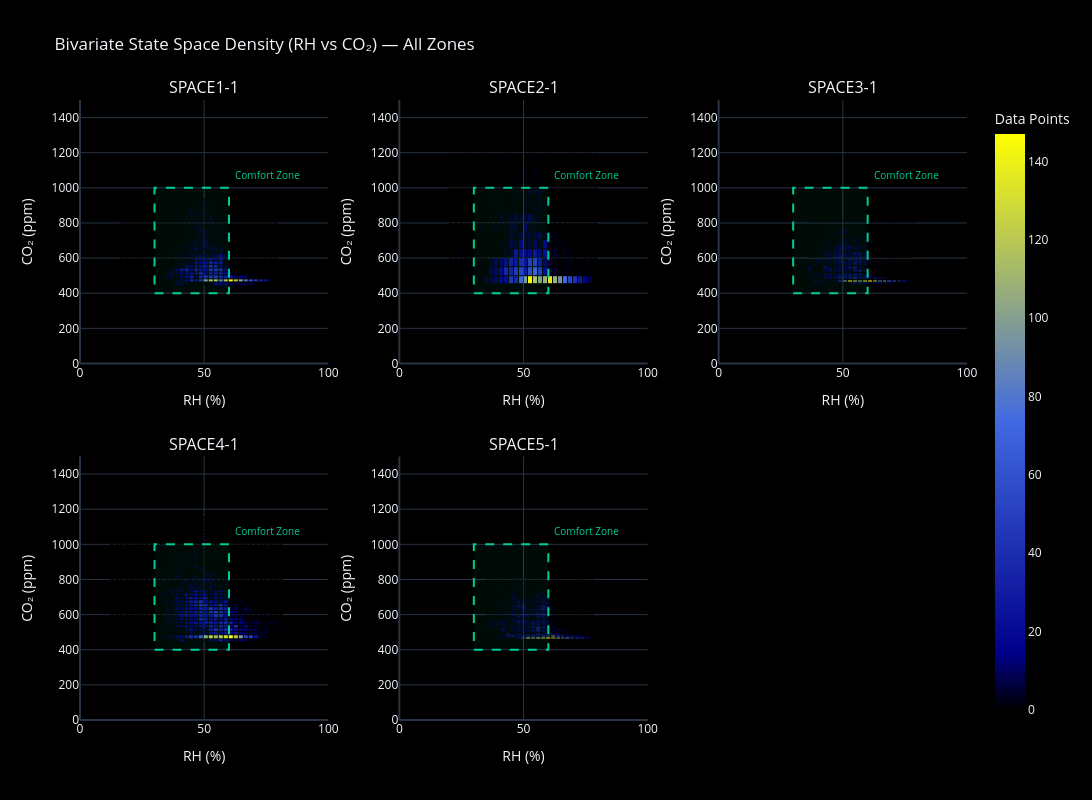

Notebook code cell kept with this figure:
### Code cell
import plotly.graph_objects as go
from plotly.subplots import make_subplots
import math

ZONES = ['SPACE1-1', 'SPACE2-1', 'SPACE3-1', 'SPACE4-1', 'SPACE5-1']

# 1. Setup the Subplot Grid
cols = 3
rows = math.ceil(len(ZONES) / cols)

fig = make_subplots(
    rows=rows, 
    cols=cols, 
    subplot_titles=[f'{zone}' for zone in ZONES],
    horizontal_spacing=0.08,
    vertical_spacing=0.15
)

# Custom colorscale
custom_colorscale = [
    [0.0, "black"],
    [0.1, "darkblue"],
    [0.5, "royalblue"],
    [1.0, "yellow"]
]

# 2. Loop through all zones
for i, zone in enumerate(ZONES):
    row = (i // cols) + 1
    col = (i % cols) + 1
    
    # Extract the data (ensure your DataFrame 'df' is loaded)
    x_data = df[f'{zone}_RH_pct'].dropna()
    y_data = df[f'{zone}_CO2_ppm'].dropna()

    # Add the 2D Histogram (Heatmap)
    fig.add_trace(go.Histogram2d(
        x=x_data,
        y=y_data,
        colorscale=custom_colorscale,
        showscale=(i == 0), 
        colorbar=dict(title='Data Points', x=1.02) if i == 0 else None,
        nbinsx=40,  
        nbinsy=40,
        zauto=True,
        xgap=1, # <--- Set to 1 for ALL zones to get the square grid look
        ygap=1  # <--- Set to 1 for ALL zones to get the square grid look
    ), row=row, col=col)

    # Draw the Comfort Zone Rectangle
    fig.add_shape(
        type="rect",
        x0=30, x1=60,
        y0=400, y1=1000,
        line=dict(color="#00CC96", width=2, dash='dash'),
        fillcolor="rgba(0, 204, 150, 0.05)",
        layer="above",
        row=row, col=col
    )

    # Add an annotation label for the comfort zone
    fig.add_annotation(
        x=60, 
        y=1000,
        text="Comfort Zone",
        showarrow=False,
        font=dict(color="#00CC96", size=10),
        xanchor="left",
        yanchor="bottom",
        xshift=4,
        yshift=4,
        row=row, col=col
    )

    # Hardcode Axes limits for consistency
    fig.update_xaxes(title_text='RH (%)', range=[0, 100], row=row, col=col)
    fig.update_yaxes(title_text='CO₂ (ppm)', range=[0, 1500], row=row, col=col)

# 3. Update Global Layout and Styling
fig.update_layout(
    title='Bivariate State Space Density (RH vs CO₂) — All Zones',
    template='plotly_dark',
    height=800,  
    width=1300,  
    plot_bgcolor='black', 
    paper_bgcolor='black'
)

fig.show()

### Figure 1 — Plotly figure (JSON) as saved in the notebook; plotly's stock layout.template omitted (floating-point values rounded to 4 significant figures; data arrays with more than 128 entries replaced by an {"elided": "..."} marker saying what was removed)
{"data": [{"colorbar": {"title": {"text": "Data Points"}, "x": 1.02}, "colorscale": [[0, "black"], [0.1, "darkblue"], [0.5, "royalblue"], [1, "yellow"]], "nbinsx": 40, "nbinsy": 40, "showscale": true, "type": "histogram2d", "x": {"elided": "2880 float values"}, "xaxis": "x", "xgap": 1, "y": {"elided": "2880 float values"}, "yaxis": "y", "ygap": 1, "zauto": true}, {"colorscale": [[0, "black"], [0.1, "darkblue"], [0.5, "royalblue"], [1, "yellow"]], "nbinsx": 40, "nbinsy": 40, "showscale": false, "type": "histogram2d", "x": {"elided": "2880 float values"}, "xaxis": "x2", "xgap": 1, "y": {"elided": "2880 float values"}, "yaxis": "y2", "ygap": 1, "zauto": true}, {"colorscale": [[0, "black"], [0.1, "darkblue"], [0.5, "royalblue"], [1, "yellow"]], "nbinsx": 40, "nbinsy": 40, "showscale": false, "type": "histogram2d", "x": {"elided": "2880 float values"}, "xaxis": "x3", "xgap": 1, "y": {"elided": "2880 float values"}, "yaxis": "y3", "ygap": 1, "zauto": true}, {"colorscale": [[0, "black"], [0.1, "darkblue"], [0.5, "royalblue"], [1, "yellow"]], "nbinsx": 40, "nbinsy": 40, "showscale": false, "type": "histogram2d", "x": {"elided": "2880 float values"}, "xaxis": "x4", "xgap": 1, "y": {"elided": "2880 float values"}, "yaxis": "y4", "ygap": 1, "zauto": true}, {"colorscale": [[0, "black"], [0.1, "darkblue"], [0.5, "royalblue"], [1, "yellow"]], "nbinsx": 40, "nbinsy": 40, "showscale": false, "type": "histogram2d", "x": {"elided": "2880 float values"}, "xaxis": "x5", "xgap": 1, "y": {"elided": "2880 float values"}, "yaxis": "y5", "ygap": 1, "zauto": true}], "layout": {"annotations": [{"font": {"size": 16}, "showarrow": false, "text": "SPACE1-1", "x": 0.14, "xanchor": "center", "xref": "paper", "y": 1, "yanchor": "bottom", "yref": "paper"}, {"font": {"size": 16}, "showarrow": false, "text": "SPACE2-1", "x": 0.5, "xanchor": "center", "xref": "paper", "y": 1, "yanchor": "bottom", "yref": "paper"}, {"font": {"size": 16}, "showarrow": false, "text": "SPACE3-1", "x": 0.86, "xanchor": "center", "xref": "paper", "y": 1, "yanchor": "bottom", "yref": "paper"}, {"font": {"size": 16}, "showarrow": false, "text": "SPACE4-1", "x": 0.14, "xanchor": "center", "xref": "paper", "y": 0.425, "yanchor": "bottom", "yref": "paper"}, {"font": {"size": 16}, "showarrow": false, "text": "SPACE5-1", "x": 0.5, "xanchor": "center", "xref": "paper", "y": 0.425, "yanchor": "bottom", "yref": "paper"}, {"font": {"color": "#00CC96", "size": 10}, "showarrow": false, "text": "Comfort Zone", "x": 60, "xanchor": "left", "xref": "x", "xshift": 4, "y": 1000, "yanchor": "bottom", "yref": "y", "yshift": 4}, {"font": {"color": "#00CC96", "size": 10}, "showarrow": false, "text": "Comfort Zone", "x": 60, "xanchor": "left", "xref": "x2", "xshift": 4, "y": 1000, "yanchor": "bottom", "yref": "y2", "yshift": 4}, {"font": {"color": "#00CC96", "size": 10}, "showarrow": false, "text": "Comfort Zone", "x": 60, "xanchor": "left", "xref": "x3", "xshift": 4, "y": 1000, "yanchor": "bottom", "yref": "y3", "yshift": 4}, {"font": {"color": "#00CC96", "size": 10}, "showarrow": false, "text": "Comfort Zone", "x": 60, "xanchor": "left", "xref": "x4", "xshift": 4, "y": 1000, "yanchor": "bottom", "yref": "y4", "yshift": 4}, {"font": {"color": "#00CC96", "size": 10}, "showarrow": false, "text": "Comfort Zone", "x": 60, "xanchor": "left", "xref": "x5", "xshift": 4, "y": 1000, "yanchor": "bottom", "yref": "y5", "yshift": 4}], "height": 800, "paper_bgcolor": "black", "plot_bgcolor": "black", "shapes": [{"fillcolor": "rgba(0, 204, 150, 0.05)", "layer": "above", "line": {"color": "#00CC96", "dash": "dash", "width": 2}, "type": "rect", "x0": 30, "x1": 60, "xref": "x", "y0": 400, "y1": 1000, "yref": "y"}, {"fillcolor": "rgba(0, 204, 150, 0.05)", "layer": "above", "line": {"color": "#00CC96", "dash": "dash", "width": 2}, "type": "rect", "x0": 30, "x1": 60, "xref": "x2", "y0": 400, "y1": 1000, "yref": "y2"}, {"fillcolor": "rgba(0, 204, 150, 0.05)", "layer": "above", "line": {"color": "#00CC96", "dash": "dash", "width": 2}, "type": "rect", "x0": 30, "x1": 60, "xref": "x3", "y0": 400, "y1": 1000, "yref": "y3"}, {"fillcolor": "rgba(0, 204, 150, 0.05)", "layer": "above", "line": {"color": "#00CC96", "dash": "dash", "width": 2}, "type": "rect", "x0": 30, "x1": 60, "xref": "x4", "y0": 400, "y1": 1000, "yref": "y4"}, {"fillcolor": "rgba(0, 204, 150, 0.05)", "layer": "above", "line": {"color": "#00CC96", "dash": "dash", "width": 2}, "type": "rect", "x0": 30, "x1": 60, "xref": "x5", "y0": 400, "y1": 1000, "yref": "y5"}], "title": {"text": "Bivariate State Space Density (RH vs CO₂) — All Zones"}, "width": 1300, "xaxis": {"anchor": "y", "domain": [0, 0.28], "range": [0, 100], "title": {"text": "RH (%)"}}, "xaxis2": {"anchor": "y2", "domain": [0.36, 0.64], "range": [0, 100], "title": {"text": "RH (%)"}}, "xaxis3": {"anchor": "y3", "domain": [0.72, 1], "range": [0, 100], "title": {"text": "RH (%)"}}, "xaxis4": {"anchor": "y4", "domain": [0, 0.28], "range": [0, 100], "title": {"text": "RH (%)"}}, "xaxis5": {"anchor": "y5", "domain": [0.36, 0.64], "range": [0, 100], "title": {"text": "RH (%)"}}, "xaxis6": {"anchor": "y6", "domain": [0.72, 1]}, "yaxis": {"anchor": "x", "domain": [0.575, 1], "range": [0, 1500], "title": {"text": "CO₂ (ppm)"}}, "yaxis2": {"anchor": "x2", "domain": [0.575, 1], "range": [0, 1500], "title": {"text": "CO₂ (ppm)"}}, "yaxis3": {"anchor": "x3", "domain": [0.575, 1], "range": [0, 1500], "title": {"text": "CO₂ (ppm)"}}, "yaxis4": {"anchor": "x4", "domain": [0, 0.425], "range": [0, 1500], "title": {"text": "CO₂ (ppm)"}}, "yaxis5": {"anchor": "x5", "domain": [0, 0.425], "range": [0, 1500], "title": {"text": "CO₂ (ppm)"}}, "yaxis6": {"anchor": "x6", "domain": [0, 0.425]}}}
